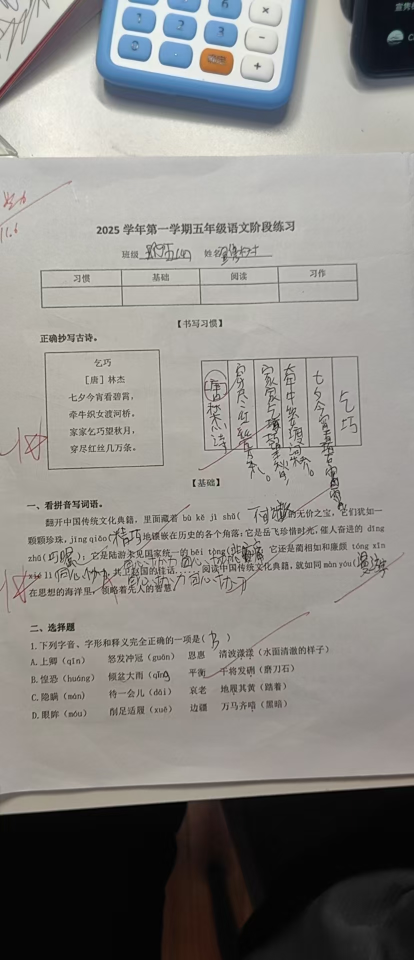
#> input picture server/tests/fixtures/yuwen.jpg, 828 x 1920 px (shown at 1/2 size)
$ python -i erase.py   (imports and definitions only)
#> lines starting #> are read from the running program, lines starting #| are printed output that depends on the picture; after the words box and inside, x2 and y2 are one past the last pixel; in counts of white or black regions, pixels touching at a corner belong together
#> further down, picture is the input picture: shape (1920, 828, 3); mean B, G, R 133.7, 137.1, 138.9
"""试卷手写擦除：只改照片里「手写框」内的笔迹像素，印刷文字尽量不动。

做法（方案见 reports/试卷一键擦除方案.md，第一版用「框内擦除 + 印刷保护」）：
1. 手写框来自两处：大模型（claude.locate_marks，找得全）和百度 OCR 的手写行（ocr.line_boxes，顺带给出印刷行框）。
   百度偶尔把整行印刷标成手写，太宽太扁的「手写行」按印刷算。
2. 框内比纸面暗的像素算笔迹；落在印刷行框里的不擦（宁可留一道划线，也不擦掉印刷字），长横线（下划线、表格线）不擦。
3. 框附近的蓝笔、红笔按颜色擦（在印刷行里也擦：印刷是黑的）。
4. 擦掉的像素填「纸面」：把所有墨迹挖掉，在 1/4 分辨率上 inpaint 出纸色再放大，带着原照片的光照明暗，填回去看不出补丁。

坐标一律是相对整张照片的 0–1：[x0, y0, x1, y1]。
"""
from __future__ import annotations

import cv2
import numpy as np

DARK_DELTA = 38  # 比纸面暗多少（灰度）算墨迹
BOX_PAD = 4  # 手写框外扩像素，笔画边缘常常压在框外一点
PRINT_SHRINK = 2  # 印刷行框内缩像素，框边上贴着的笔迹照样擦
HLINE_MIN = 60  # 横向连续这么长的深色算下划线 / 表格线，不擦


class EraseError(Exception):
    """照片解不开之类，message 面向用户。"""


# [24 lines left out: functions decode, encode, _rough_paper, _dark, not called in this run]


def _colored(img: np.ndarray) -> np.ndarray:
    """蓝笔、红笔：饱和度够、又不太暗（太暗的像素色相不可靠，印刷黑字在暗处会有假饱和度）"""
    h, s, v = cv2.split(cv2.cvtColor(img, cv2.COLOR_BGR2HSV))
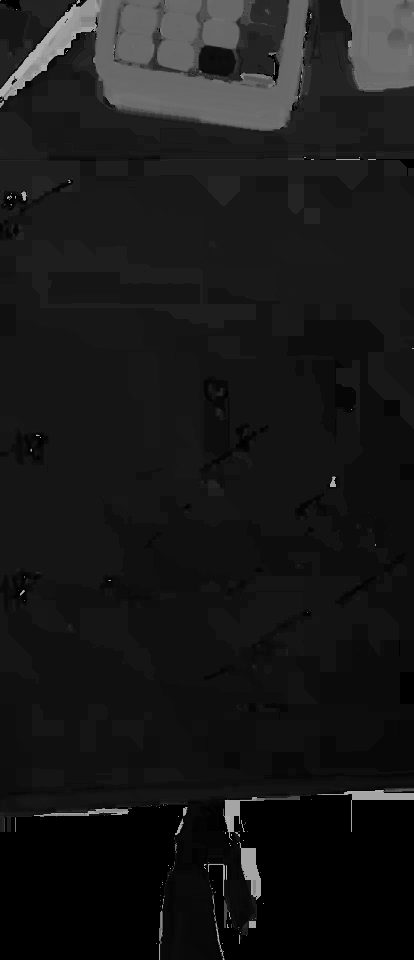
#> h: shape (1920, 828) (shown at 1/2 size); min 0, max 179, mean 24.6
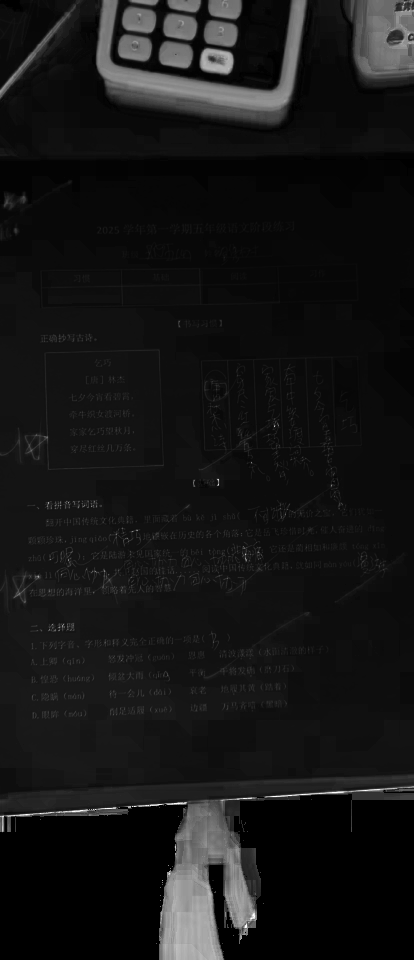
#> s: shape (1920, 828) (shown at 1/2 size); min 0, max 255, mean 21.5
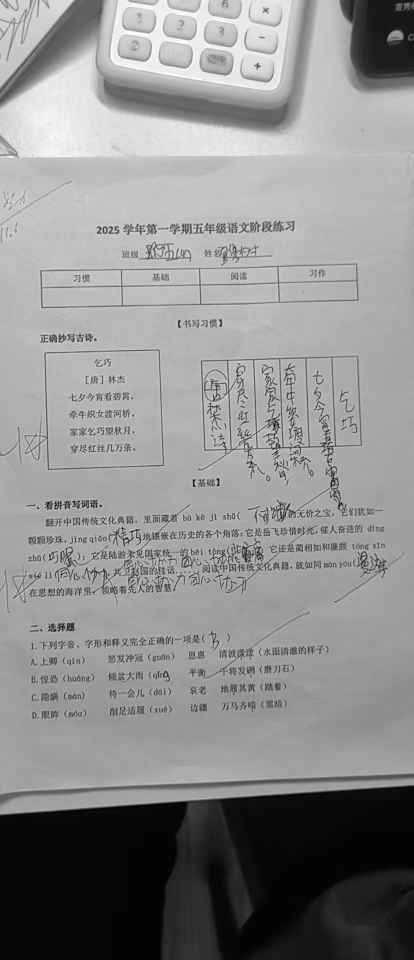
#> v: shape (1920, 828) (shown at 1/2 size); min 0, max 255, mean 141.8
    ink = (s > 70) & (v > 80)
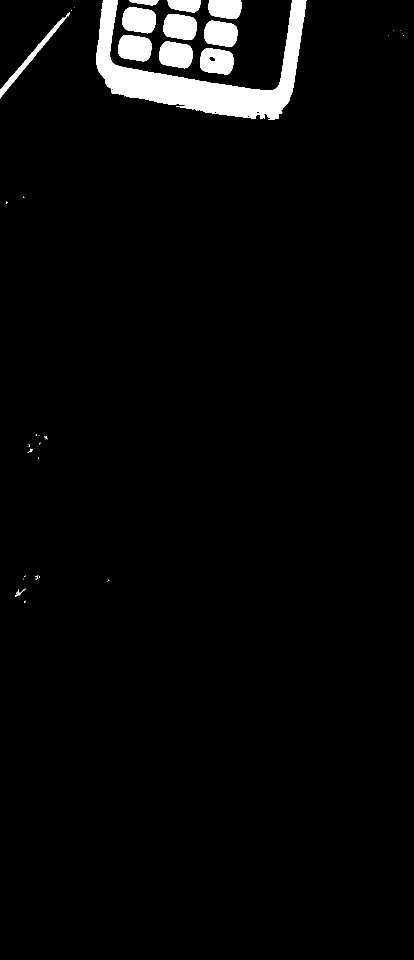
#> ink: shape (1920, 828) bool (shown at 1/2 size); 3.4% white; 41 white regions (28 under 20 px), largest, box (x1, y1, x2, y2) and area: (193, 0, 613, 240) 30077, (236, 70, 304, 123) 2928, (318, 83, 385, 137) 2920
    blue = ink & (h > 95) & (h < 135)
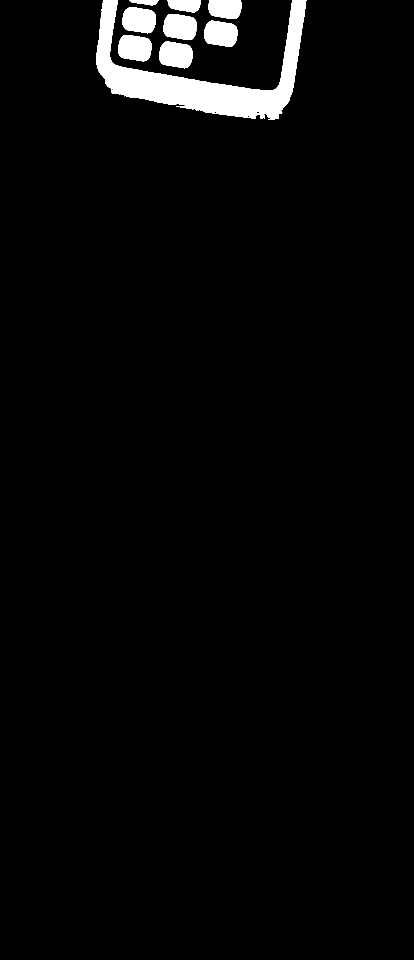
#> blue: shape (1920, 828) bool (shown at 1/2 size); 3.1% white; 9 white regions, largest, box (x1, y1, x2, y2) and area: (193, 0, 613, 240) 30077, (236, 70, 304, 123) 2928, (318, 83, 385, 137) 2920
    red = ink & ((h < 12) | (h > 165))
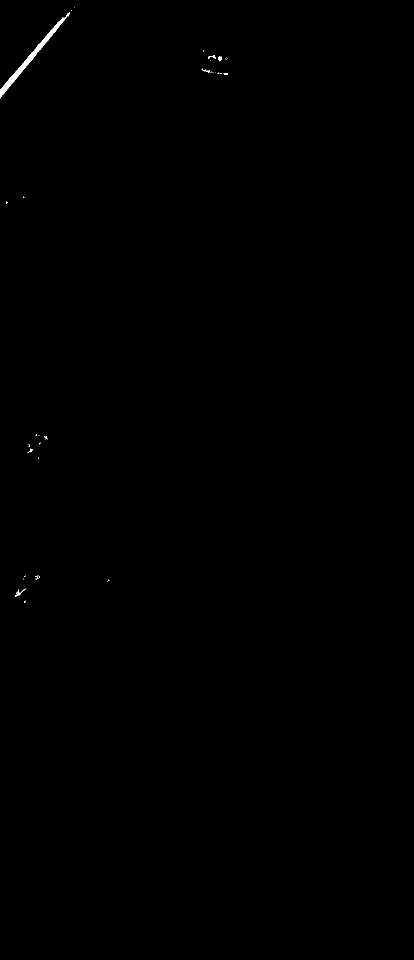
#> red: shape (1920, 828) bool (shown at 1/2 size); 0.14% white; 44 white regions (38 under 20 px), largest, box (x1, y1, x2, y2) and area: (0, 25, 140, 197) 1819, (30, 1177, 51, 1194) 72, (436, 113, 444, 123) 53, (417, 111, 432, 118) 48, (408, 139, 421, 145) 31, (55, 897, 66, 906) 24
    return cv2.dilate((blue | red).astype(np.uint8) * 255, np.ones((5, 5), np.uint8))
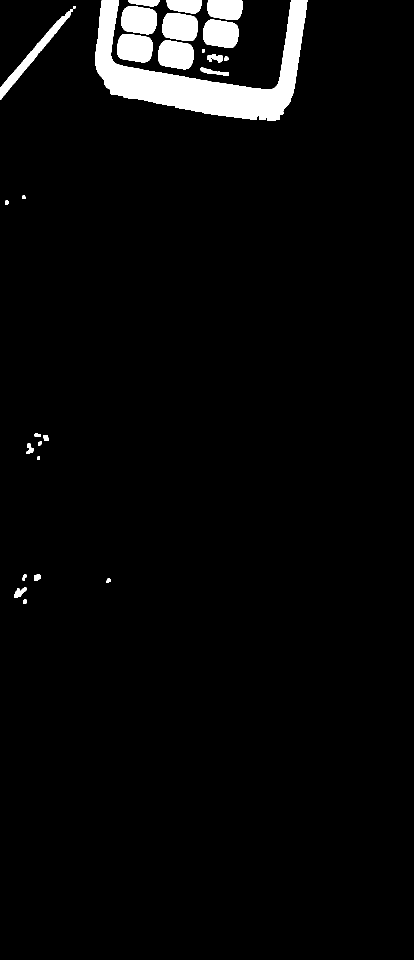
#> returned value: shape (1920, 828) (shown at 1/2 size); 3.8% white; 27 white regions, largest, box (x1, y1, x2, y2) and area: (191, 0, 615, 242) 33587, (234, 68, 306, 125) 3432, (316, 81, 387, 139) 3422


# [64 lines left out: functions _paper, _rects, split_ocr_hand, erase, erase_jpeg, not called in this run]

>>> import cv2
>>> picture = cv2.imread('../../tests/fixtures/yuwen.jpg')
>>> result = _colored(picture)
